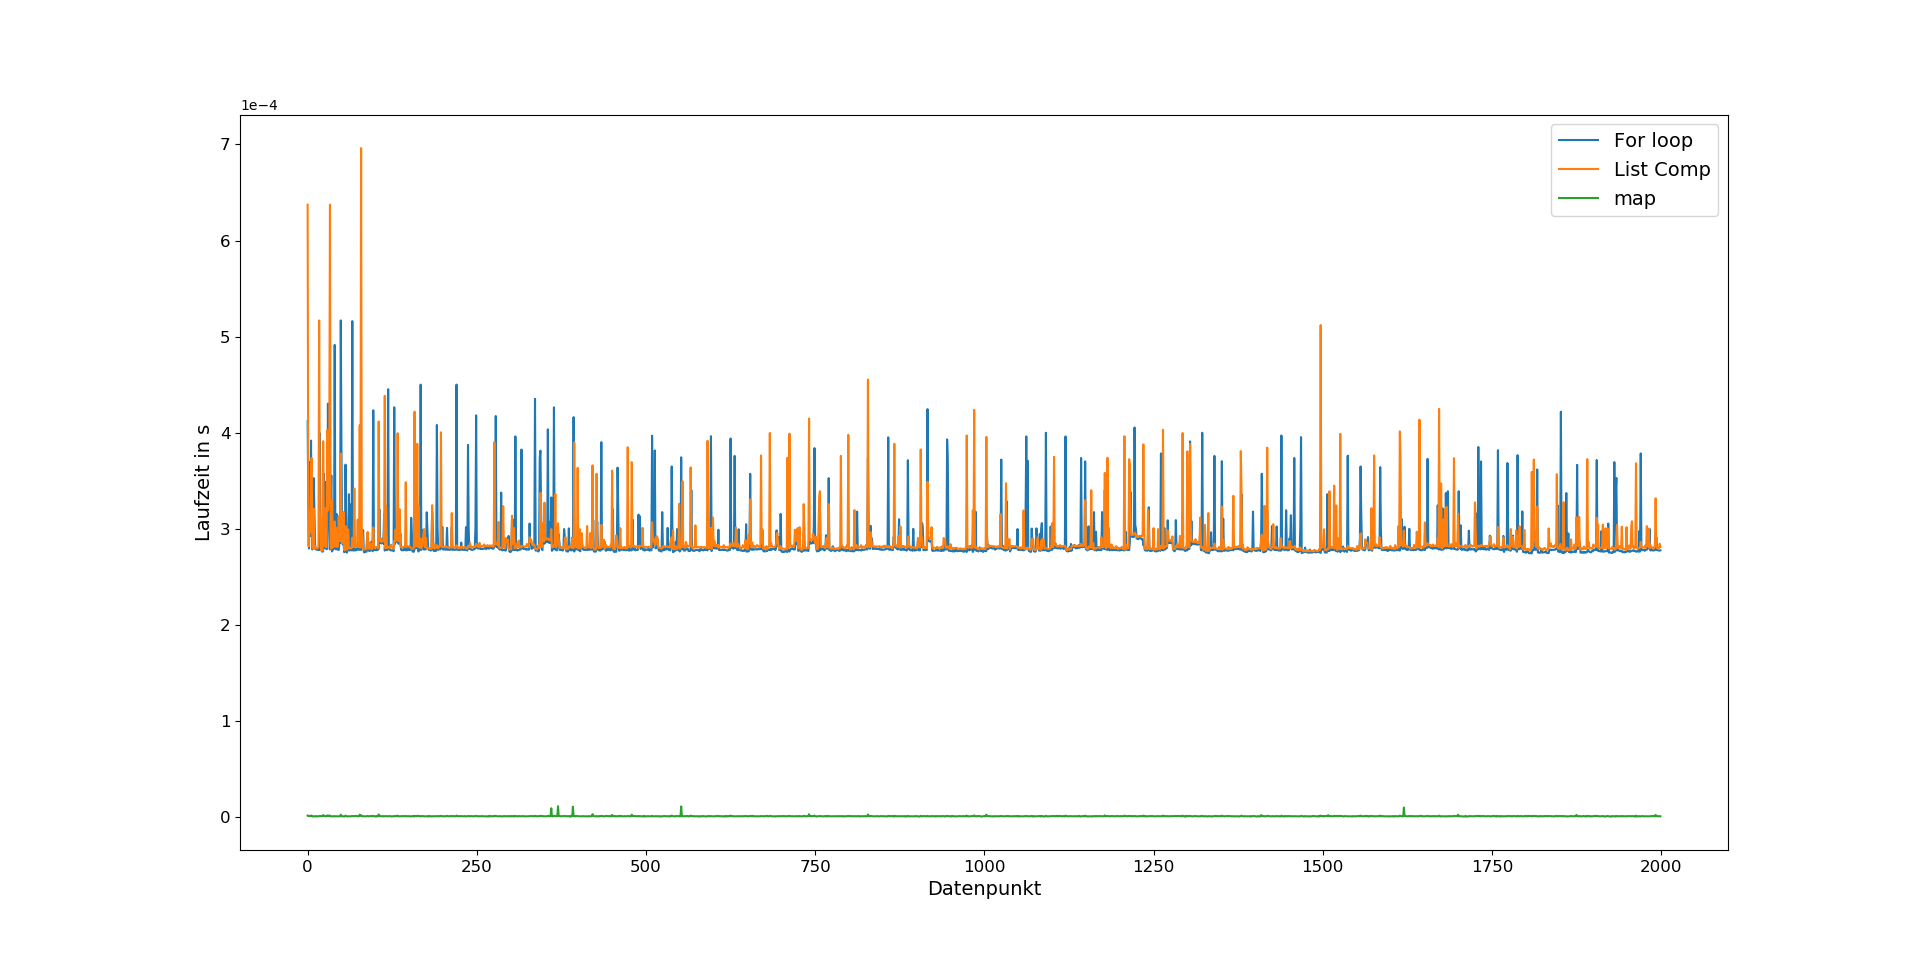

Here is the Python script that generated this plot:
from statistics import median
from string import ascii_letters
import tempfile
from time import time

import matplotlib.pyplot as plt

with tempfile.TemporaryFile("w+") as out:
    def printer(a):
        print(a, file=out)

    def f_1(a):
        for b in a:
            printer(b)

    def f_2(a):
        [printer(b) for b in a]

    def f_3(a):
        map(printer, a)

    datapoints = 2000
    for j in range(5):
        T1 = []
        T2 = []
        T3 = []
        a = [a for a in ascii_letters]
        for i in range(datapoints):
            t1 = time()
            f_1(a);
            t2 = time()
            T1.append(t2 - t1)

            t1 = time()
            f_2(a);
            t2 = time()
            T2.append(t2 - t1)

            t1 = time()
            f_3(a);
            t2 = time()
            T3.append(t2 - t1)

        print(f"Dataset #{j}")
        times = {key: median(val) for key, val in zip(("For loop", "List Comprehension", "Map"), (T1, T2, T3))}
        longest = max(map(len, times))
        for key, val in times.items():
            print(f"{key:{longest}}: {val:.4e}s")
        min_ = min(map(median, (T1, T2, T3)))
        fastest = {val: key for key, val in times.items()}[min_]
        print(f"Fastest was: {fastest}")
        print()

x = list(range(datapoints))
plt.plot(x, T1, label="For loop")
plt.plot(x, T2, label="List Comp")
plt.plot(x, T3, label="map")

plt.ticklabel_format(style='sci', axis='y', scilimits=(0,0))
plt.tick_params(axis='both', which='major', labelsize=12)
plt.tick_params(axis='both', which='minor', labelsize=12)
plt.xlabel("Datenpunkt", fontsize=14)
plt.ylabel("Laufzeit in s", fontsize=14)
plt.legend(prop={'size': 14})
plt.show()
